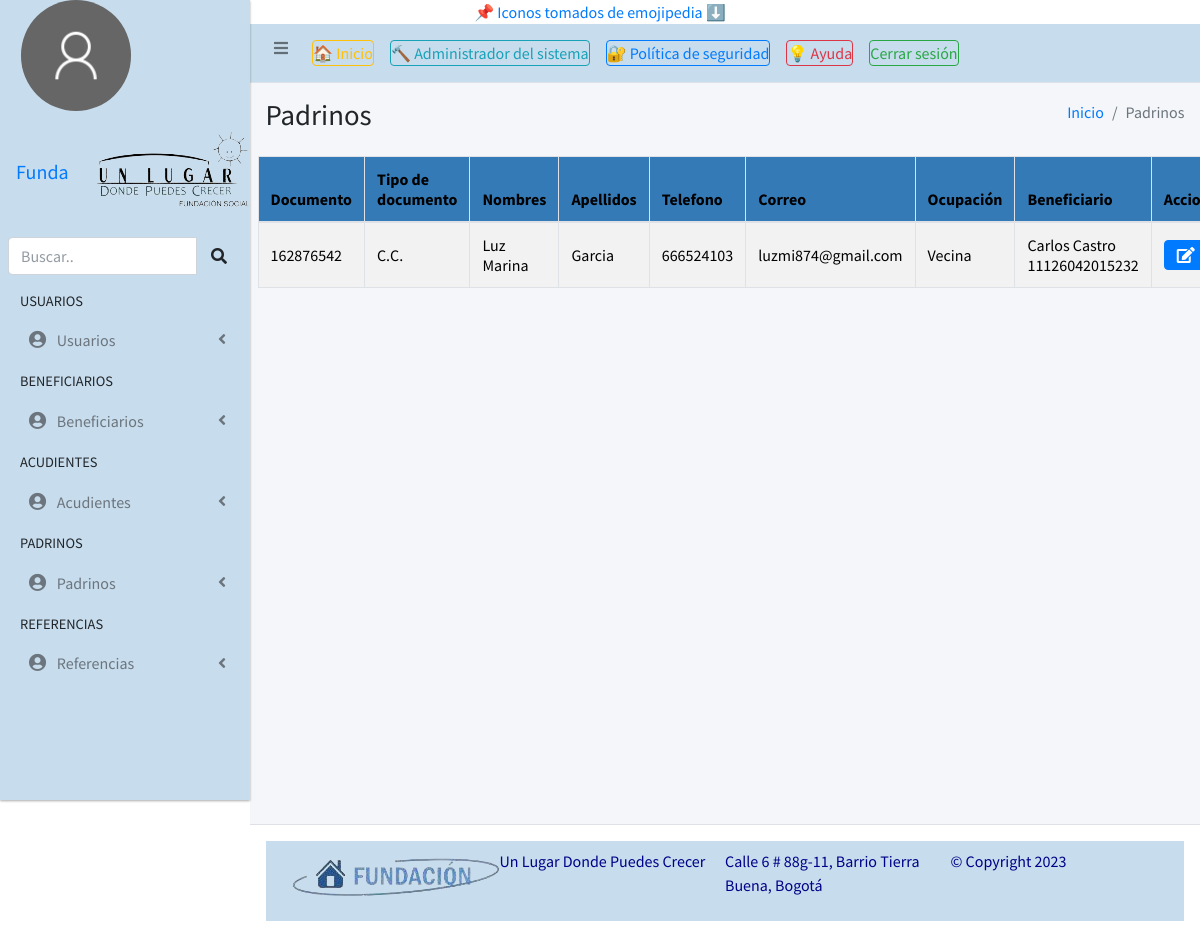
The page /usuarios/padrino/ on the database its author committed.
### usuarios/models.py (models this page shows)
class Padrino(models.Model):
    documento=models.CharField(max_length=50, verbose_name="Número de Documento")
    class TipoDocumento(models.TextChoices):
        TI='T.I.', _("Tarjeta de Identidad")
        RC='R.C.', _("Registro Civil")
        CE='C.E.', _("Cédula de Extranjería")
        CC='C.C.', _("Cédula de Ciudadania")
        PASS='PASS', _("Pasaporte")
    tipoDocumento=models.CharField(max_length=5, choices=TipoDocumento.choices, verbose_name="Tipo de Documento")
    nombres= models.CharField(max_length=50, verbose_name="Nombres")
    apellidos= models.CharField(max_length=50, verbose_name="Apellidos")
    telefono= models.CharField(max_length=50, verbose_name="Teléfono")
    correo= models.EmailField(max_length=50, verbose_name="Correo electrónico")
    ocupacion= models.CharField(max_length=20, verbose_name="Ocupación") #default='ocupacion' .... para agregar campo en el modelo existente, luego se puede borrar
    beneficiario= models.ForeignKey(Beneficiario, on_delete=models.CASCADE, verbose_name="Beneficiario")

class Beneficiario(models.Model):
    documento=models.CharField(max_length=50, verbose_name="Número de Documento") #ESTA ES LA LLAVE PRIMARIA
    class TipoDocumento(models.TextChoices):
        TI='T.I.', _("Tarjeta de Identidad")
        RC='R.C.', _("Registro Civil")
        CE='C.E.', _("Cédula de Extranjería")
        CC='C.C.', _("Cédula de Ciudadania")
        PASS='PASS', _("Pasaporte")
    tipoDocumento=models.CharField(max_length=5, choices=TipoDocumento.choices, verbose_name="Tipo de Documento")
    nombres= models.CharField(max_length=50, verbose_name="Nombres")
    apellidos= models.CharField(max_length=50, verbose_name="Apellidos")
    class Programas(models.TextChoices):
        CUIDARTE='Cuidarte', _("Cuidarte")
        ALIMENTARTE='Alimentarte', _("Alimentarte")
        FORMARTE='Formarte', _("Formarte")
        IMPULSARTE='Impulsarte', _("Impulsarte")
        BIENESTAR='Bienestar', _("Bienestar")
    programas=models.CharField(max_length=20, choices=Programas.choices, verbose_name="Programas")
    genero= models.CharField(max_length=50, verbose_name="Género")
    class EstadoUsuario(models.TextChoices):
        ACTIVO='Activo', _("Activo")
        INACTIVO='Inactivo', _("Inactivo")
        RETIRADO='Retirado', _("Retirado")
    estadoUsuario=models.CharField(max_length=20, choices=EstadoUsuario.choices, verbose_name="Estado del usuario")
    fechaNacimiento=models.DateField(verbose_name="Fecha de Nacimiento", help_text=u"MM/DD/AAAA")
    lugarNacimiento= models.CharField(max_length=50, verbose_name="Lugar de nacimiento")
    telefono= models.CharField(max_length=50, verbose_name="Teléfono y/o celular")
    def __str__(self):
        return f"{self.nombres} {self.apellidos} {self.documento}"

### usuarios/views.py (the view)
# urls.py: path('padrino/',padrino,name="padrino"),
def padrino(request): #este codigo muestra la lista de Padrinos
    titulo="Padrinos"
    padrinos= Padrino.objects.all()
    context={
        'titulo':titulo,
        'padrinos':padrinos
    }
    return render(request, "usuarios/padrino.html", context)

### base/context_processors.py (called while the page is built)
def sesion(request):
    usuario_actual= request.user
    image_user=r"../media/images/usuarios/default.png"
    if request.user.is_authenticated:
        if Usuario.objects.filter(user_id=usuario_actual.id):
            image_user=Usuario.objects.get(user_id=usuario_actual.id).foto.url
    context={
        'usuario_actual':usuario_actual,
        'image_user': image_user
    }
    return context

### base/templates/usuarios/padrino.html (shortened to what this page needs)
{% extends 'partials/body.html' %}
{% load static %}
{% block contenido %}
<table id="example1" class="table table-responsive-flex-column table-bordered table-striped table-hover">
  <thead>
    <tr>
        <th scope="col">Documento</th>
        <th scope="col">Tipo de documento</th>
        <th scope="col">Nombres</th>
        <th scope="col">Apellidos</th>
        <th scope="col">Telefono</th>
        <th scope="col">Correo</th>
        <th scope="col">Ocupación</th>
        <th scope="col">Beneficiario</th>
        <th>Acciones</th>
    </tr>
  </thead>
  <tbody>
    {% for padrino in padrinos %}
    <tr>
        <td>{{padrino.documento}}</td>
        <td>{{padrino.tipoDocumento}}</td>
        <td>{{padrino.nombres}}</td>
        <td>{{padrino.apellidos}}</td>
        <td>{{padrino.telefono}}</td>
        <td>{{padrino.correo}}</td>
        <td>{{padrino.ocupacion}}</td>
        <td>{{padrino.beneficiario}}</td>
        <td><a class="btn btn-primary" href="{% url 'padrino-editar' padrino.id  %}" title="Editar"><i class="fas fa-edit"></i></a></td>
    </tr>
    {% endfor %}
  </tbody>
</table>
{% endblock contenido %}

### static/main.css (style rules this page uses)
table th { background-color: #337ab7 !important; color: white; }
table>tbody>tr>td { vertical-align: middle !important; }

### rows shown on the page
Padrino: documento "162876542", tipoDocumento "C.C.", nombres "Luz Marina", apellidos "Garcia", telefono "666524103", correo "luzmi874@gmail.com", ocupacion "Vecina", beneficiario "Carlos Castro 11126042015232"

### other values the page prints
{{ titulo }} "Padrinos"
